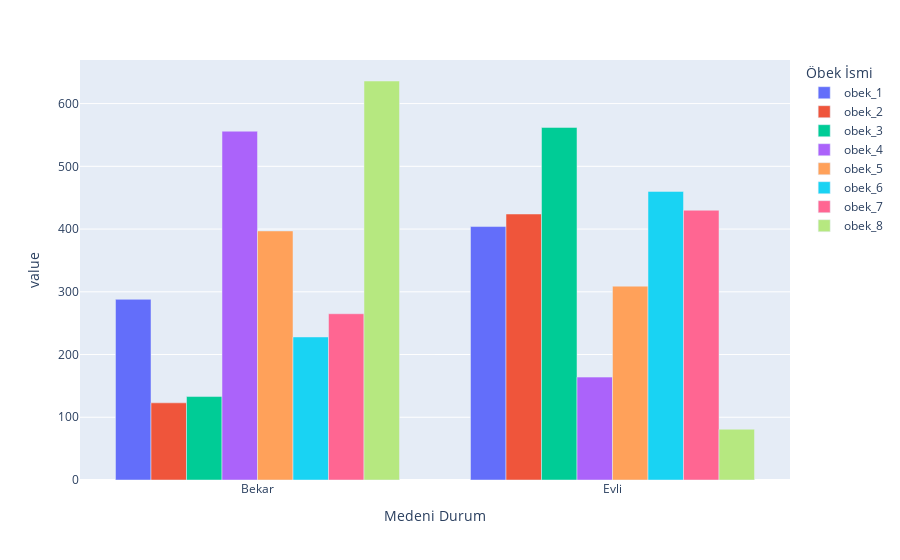

Notebook code cell kept with this figure:
### Code cell
import plotly.express as px

grouped = df2.groupby(['Medeni Durum', 'Öbek İsmi'])
grouped_size = grouped.size().unstack()

fig = px.bar(grouped_size, barmode='group')
fig.show()

### Figure 1 — Plotly figure (JSON) as saved in the notebook; plotly's stock layout.template omitted (floating-point values rounded to 4 significant figures)
{"data": [{"alignmentgroup": "True", "hovertemplate": "Öbek İsmi=obek_1<br>Medeni Durum=%{x}<br>value=%{y}<extra></extra>", "legendgroup": "obek_1", "marker": {"color": "#636efa", "pattern": {"shape": ""}}, "name": "obek_1", "offsetgroup": "obek_1", "orientation": "v", "showlegend": true, "textposition": "auto", "x": ["Bekar", "Evli"], "xaxis": "x", "y": [288, 404], "yaxis": "y", "type": "bar"}, {"alignmentgroup": "True", "hovertemplate": "Öbek İsmi=obek_2<br>Medeni Durum=%{x}<br>value=%{y}<extra></extra>", "legendgroup": "obek_2", "marker": {"color": "#EF553B", "pattern": {"shape": ""}}, "name": "obek_2", "offsetgroup": "obek_2", "orientation": "v", "showlegend": true, "textposition": "auto", "x": ["Bekar", "Evli"], "xaxis": "x", "y": [123, 424], "yaxis": "y", "type": "bar"}, {"alignmentgroup": "True", "hovertemplate": "Öbek İsmi=obek_3<br>Medeni Durum=%{x}<br>value=%{y}<extra></extra>", "legendgroup": "obek_3", "marker": {"color": "#00cc96", "pattern": {"shape": ""}}, "name": "obek_3", "offsetgroup": "obek_3", "orientation": "v", "showlegend": true, "textposition": "auto", "x": ["Bekar", "Evli"], "xaxis": "x", "y": [133, 562], "yaxis": "y", "type": "bar"}, {"alignmentgroup": "True", "hovertemplate": "Öbek İsmi=obek_4<br>Medeni Durum=%{x}<br>value=%{y}<extra></extra>", "legendgroup": "obek_4", "marker": {"color": "#ab63fa", "pattern": {"shape": ""}}, "name": "obek_4", "offsetgroup": "obek_4", "orientation": "v", "showlegend": true, "textposition": "auto", "x": ["Bekar", "Evli"], "xaxis": "x", "y": [556, 164], "yaxis": "y", "type": "bar"}, {"alignmentgroup": "True", "hovertemplate": "Öbek İsmi=obek_5<br>Medeni Durum=%{x}<br>value=%{y}<extra></extra>", "legendgroup": "obek_5", "marker": {"color": "#FFA15A", "pattern": {"shape": ""}}, "name": "obek_5", "offsetgroup": "obek_5", "orientation": "v", "showlegend": true, "textposition": "auto", "x": ["Bekar", "Evli"], "xaxis": "x", "y": [397, 309], "yaxis": "y", "type": "bar"}, {"alignmentgroup": "True", "hovertemplate": "Öbek İsmi=obek_6<br>Medeni Durum=%{x}<br>value=%{y}<extra></extra>", "legendgroup": "obek_6", "marker": {"color": "#19d3f3", "pattern": {"shape": ""}}, "name": "obek_6", "offsetgroup": "obek_6", "orientation": "v", "showlegend": true, "textposition": "auto", "x": ["Bekar", "Evli"], "xaxis": "x", "y": [228, 460], "yaxis": "y", "type": "bar"}, {"alignmentgroup": "True", "hovertemplate": "Öbek İsmi=obek_7<br>Medeni Durum=%{x}<br>value=%{y}<extra></extra>", "legendgroup": "obek_7", "marker": {"color": "#FF6692", "pattern": {"shape": ""}}, "name": "obek_7", "offsetgroup": "obek_7", "orientation": "v", "showlegend": true, "textposition": "auto", "x": ["Bekar", "Evli"], "xaxis": "x", "y": [265, 430], "yaxis": "y", "type": "bar"}, {"alignmentgroup": "True", "hovertemplate": "Öbek İsmi=obek_8<br>Medeni Durum=%{x}<br>value=%{y}<extra></extra>", "legendgroup": "obek_8", "marker": {"color": "#B6E880", "pattern": {"shape": ""}}, "name": "obek_8", "offsetgroup": "obek_8", "orientation": "v", "showlegend": true, "textposition": "auto", "x": ["Bekar", "Evli"], "xaxis": "x", "y": [636, 81], "yaxis": "y", "type": "bar"}], "layout": {"xaxis": {"anchor": "y", "domain": [0, 1], "title": {"text": "Medeni Durum"}}, "yaxis": {"anchor": "x", "domain": [0, 1], "title": {"text": "value"}}, "legend": {"title": {"text": "Öbek İsmi"}, "tracegroupgap": 0}, "margin": {"t": 60}, "barmode": "group"}}
